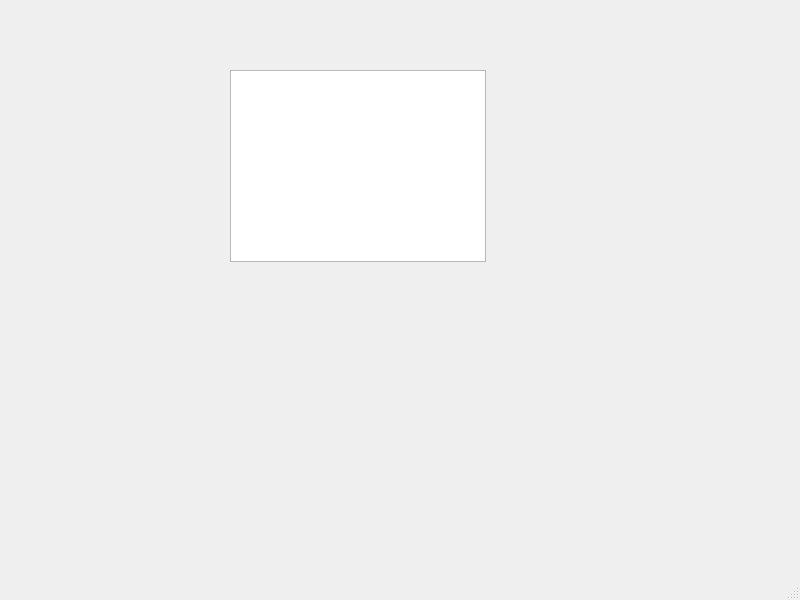
<?xml version="1.0" encoding="UTF-8"?>
<ui version="4.0">
 <class>View</class>
 <widget class="QMainWindow" name="View">
  <property name="geometry">
   <rect>
    <x>0</x>
    <y>0</y>
    <width>800</width>
    <height>600</height>
   </rect>
  </property>
  <property name="windowTitle">
   <string>MainWindow</string>
  </property>
  <widget class="QWidget" name="centralwidget">
   <widget class="QGraphicsView" name="graphicsView">
    <property name="geometry">
     <rect>
      <x>230</x>
      <y>70</y>
      <width>256</width>
      <height>192</height>
     </rect>
    </property>
   </widget>
  </widget>
  <widget class="QStatusBar" name="statusbar"/>
 </widget>
 <resources/>
 <connections/>
</ui>
